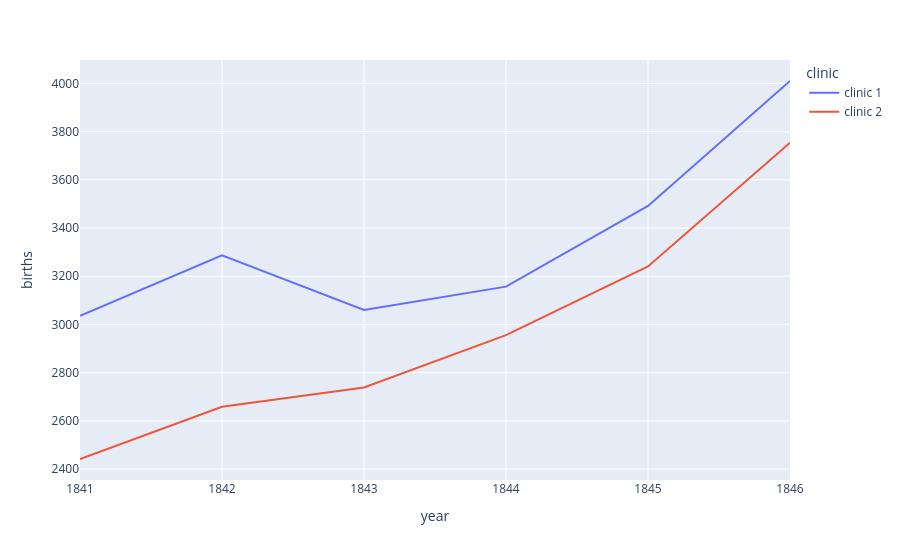

Notebook code cell kept with this figure:
### Code cell
chart = px.line(df_yearly,
                x="year",
                y="births",
                color="clinic")

chart.show()

### Figure 1 — Plotly figure (JSON) as saved in the notebook; plotly's stock layout.template omitted (floating-point values rounded to 4 significant figures)
{"data": [{"hovertemplate": "clinic=clinic 1<br>year=%{x}<br>births=%{y}<extra></extra>", "legendgroup": "clinic 1", "line": {"color": "#636efa", "dash": "solid"}, "marker": {"symbol": "circle"}, "mode": "lines", "name": "clinic 1", "orientation": "v", "showlegend": true, "type": "scatter", "x": [1841, 1842, 1843, 1844, 1845, 1846], "xaxis": "x", "y": [3036, 3287, 3060, 3157, 3492, 4010], "yaxis": "y"}, {"hovertemplate": "clinic=clinic 2<br>year=%{x}<br>births=%{y}<extra></extra>", "legendgroup": "clinic 2", "line": {"color": "#EF553B", "dash": "solid"}, "marker": {"symbol": "circle"}, "mode": "lines", "name": "clinic 2", "orientation": "v", "showlegend": true, "type": "scatter", "x": [1841, 1842, 1843, 1844, 1845, 1846], "xaxis": "x", "y": [2442, 2659, 2739, 2956, 3241, 3754], "yaxis": "y"}], "layout": {"legend": {"title": {"text": "clinic"}, "tracegroupgap": 0}, "margin": {"t": 60}, "xaxis": {"anchor": "y", "domain": [0, 1], "title": {"text": "year"}}, "yaxis": {"anchor": "x", "domain": [0, 1], "title": {"text": "births"}}}}
